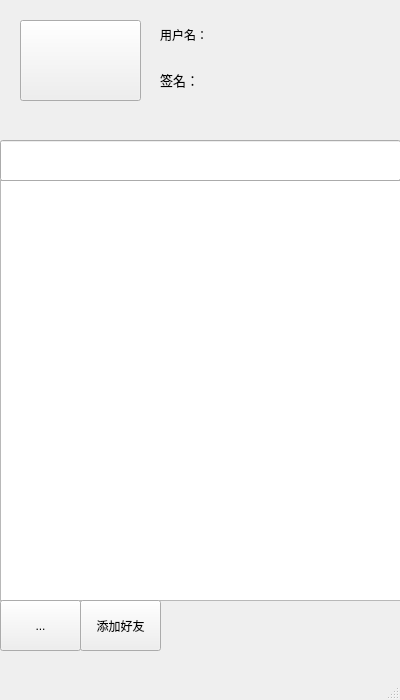
<?xml version="1.0" encoding="UTF-8"?>
<ui version="4.0">
 <class>UserMain</class>
 <widget class="QMainWindow" name="UserMain">
  <property name="geometry">
   <rect>
    <x>0</x>
    <y>0</y>
    <width>400</width>
    <height>700</height>
   </rect>
  </property>
  <property name="minimumSize">
   <size>
    <width>400</width>
    <height>700</height>
   </size>
  </property>
  <property name="maximumSize">
   <size>
    <width>400</width>
    <height>700</height>
   </size>
  </property>
  <property name="windowTitle">
   <string>MainWindow</string>
  </property>
  <widget class="QWidget" name="centralwidget">
   <property name="enabled">
    <bool>true</bool>
   </property>
   <widget class="QWidget" name="widget" native="true">
    <property name="geometry">
     <rect>
      <x>0</x>
      <y>0</y>
      <width>401</width>
      <height>141</height>
     </rect>
    </property>
    <widget class="QPushButton" name="pushButton">
     <property name="geometry">
      <rect>
       <x>20</x>
       <y>20</y>
       <width>121</width>
       <height>81</height>
      </rect>
     </property>
     <property name="text">
      <string/>
     </property>
     <property name="icon">
      <iconset resource="res.qrc">
       <normaloff>:/res/_ava/ava.png</normaloff>:/res/_ava/ava.png</iconset>
     </property>
     <property name="iconSize">
      <size>
       <width>160</width>
       <height>120</height>
      </size>
     </property>
    </widget>
    <widget class="QLabel" name="label_2">
     <property name="geometry">
      <rect>
       <x>160</x>
       <y>70</y>
       <width>211</width>
       <height>21</height>
      </rect>
     </property>
     <property name="text">
      <string>&lt;html&gt;&lt;head/&gt;&lt;body&gt;&lt;p&gt;&lt;span style=&quot; font-size:10pt;&quot;&gt;签名：&lt;/span&gt;&lt;/p&gt;&lt;/body&gt;&lt;/html&gt;</string>
     </property>
    </widget>
    <widget class="QLabel" name="label">
     <property name="geometry">
      <rect>
       <x>160</x>
       <y>10</y>
       <width>211</width>
       <height>51</height>
      </rect>
     </property>
     <property name="text">
      <string>&lt;html&gt;&lt;head/&gt;&lt;body&gt;&lt;p&gt;&lt;span style=&quot; font-size:9pt;&quot;&gt;用户名：&lt;/span&gt;&lt;/p&gt;&lt;/body&gt;&lt;/html&gt;</string>
     </property>
    </widget>
   </widget>
   <widget class="QListWidget" name="listWidget">
    <property name="geometry">
     <rect>
      <x>0</x>
      <y>180</y>
      <width>401</width>
      <height>421</height>
     </rect>
    </property>
   </widget>
   <widget class="QLineEdit" name="lineEdit">
    <property name="geometry">
     <rect>
      <x>0</x>
      <y>140</y>
      <width>401</width>
      <height>41</height>
     </rect>
    </property>
    <property name="text">
     <string/>
    </property>
   </widget>
   <widget class="QPushButton" name="pushButton_add">
    <property name="geometry">
     <rect>
      <x>80</x>
      <y>600</y>
      <width>81</width>
      <height>51</height>
     </rect>
    </property>
    <property name="text">
     <string>添加好友</string>
    </property>
   </widget>
   <widget class="QToolButton" name="toolButton">
    <property name="geometry">
     <rect>
      <x>0</x>
      <y>600</y>
      <width>81</width>
      <height>51</height>
     </rect>
    </property>
    <property name="text">
     <string>...</string>
    </property>
   </widget>
  </widget>
  <widget class="QMenuBar" name="menubar">
   <property name="geometry">
    <rect>
     <x>0</x>
     <y>0</y>
     <width>400</width>
     <height>26</height>
    </rect>
   </property>
  </widget>
  <widget class="QStatusBar" name="statusbar"/>
 </widget>
 <resources>
  <include location="res.qrc"/>
 </resources>
 <connections/>
</ui>
